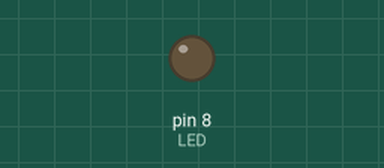
This sketch was run on a simulated Arduino Uno, built with avr-gcc and run on an emulated ATmega328P. Parts: output pins drawn as LEDs (lit = HIGH).

Above: at 0.1 s.
At 128.1 s:
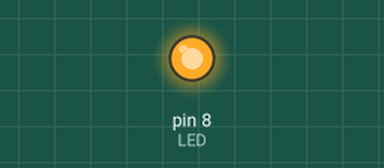
Timing chart, 0 to 129.6 s (numbered marks = the images above):
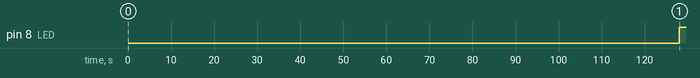

The sketch:

sketch_jan25a.ino
```cpp
const int LED=8;

void setup()
{
  pinMode (LED,OUTPUT);
}

void loop()
{
  for (int i=0; i<256; i++)
  {
  analogWrite(LED, i);
 delay(1000);
  }
 for (int i=255; i>=0; i--)
{
 analogWrite(LED, i);
 delay(1000);
}
}
```

Measured:
- by itself, pin 8 (LED): LOW → HIGH at 128 s
